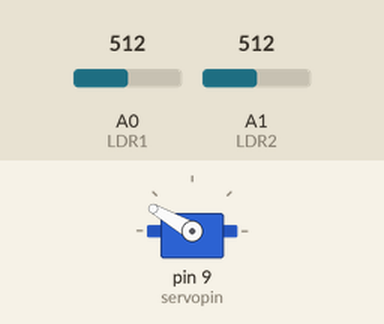
The sketch below on a simulated Arduino Uno, built with avr-gcc and run on an emulated ATmega328P. Shown: servo. The inputs (shaded band) are chosen by the test bench; at power-on: A0 (LDR1) = 512, A1 (LDR2) = 512.

Above: at 4.2 s.
4.3 s: A0 (LDR1) set to 555
5.8 s: A0 (LDR1) set to 573
At 6.96 s:
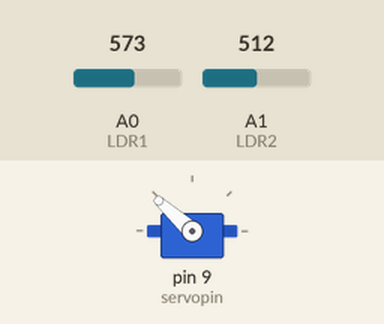
8.8 s: A0 (LDR1) set to 511
At 8.8 s:
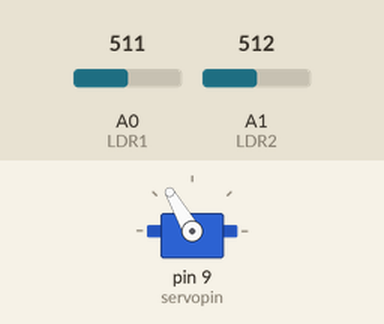
10.3 s: A1 (LDR2) set to 474
11.8 s: A1 (LDR2) set to 444
At 12.97 s:
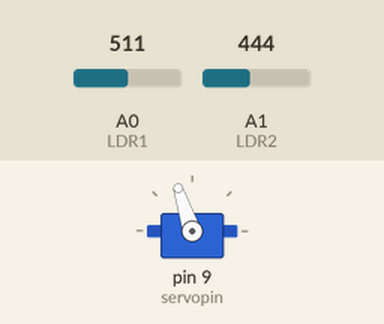
14.8 s: A1 (LDR2) set to 511
At 14.8 s:
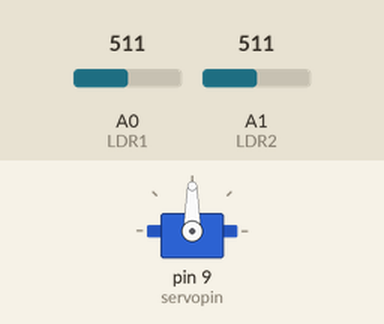
Timing chart, 0 to 17.3 s (numbered marks = the images above; inputs shaded):
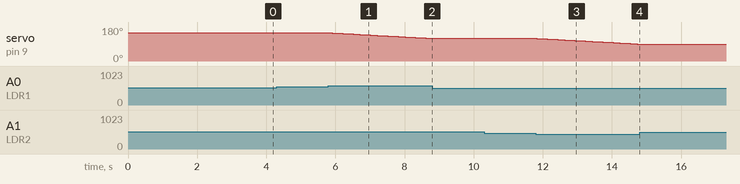

The sketch:

finCode.ino
```cpp
#include <Servo.h>      //including the library of servo motor

Servo myservo;

int initial_position = 150;

int LDR1 = A0;          //connect The LDR1 on Pin A0

int LDR2 = A1;          //Connect The LDR2 on pin A1

int error = 50;

int servopin=9;         //You can change servo just makesure its on arduino's PWM pin

void setup()

{


  myservo.attach(servopin);

  pinMode(LDR1, INPUT);

  pinMode(LDR2, INPUT);

  myservo.write(initial_position);   //Move servo at 90 degree

  delay(3000);

}


void loop()

{

  int R1 = analogRead(LDR1); // read  LDR 1

  int R2 = analogRead(LDR2); // read  LDR 2

  int diff1= abs(R1 - R2);

 // int diff2= abs(R2 - R1);

 //|| (diff2 <= error)

  if(diff1 <= error)  {


  } else {

    if(R1 > R2)

    {

      initial_position = --initial_position;

    }

    if(R1 < R2)

    {

      initial_position = ++initial_position;

    }

  }

  myservo.write(initial_position);

  delay(100);

}
```

Measured:
- the behaviour switches between 562 and 563 on A0 (LDR1) (found by bisection; images 0 and 1)
- the behaviour switches between 461 and 460 on A1 (LDR2) (found by bisection; images 2 and 3)
- after the input at 4.3 s, every drawn part: stays the same
- after the input at 5.8 s, servo on pin 9 (servopin): moves from 150° to 120° over 2.9 s, starting at once
- after the input at 8.8 s, servo on pin 9 (servopin): stays 120° (without the input it goes to 119° after 0.02 s)
- after the input at 10.3 s, every drawn part: stays the same
- after the input at 11.8 s, servo on pin 9 (servopin): moves from 120° to 90° over 2.9 s, starting at once
- after the input at 14.8 s, servo on pin 9 (servopin): stays 90° (without the input it goes to 89° after 0.04 s)
